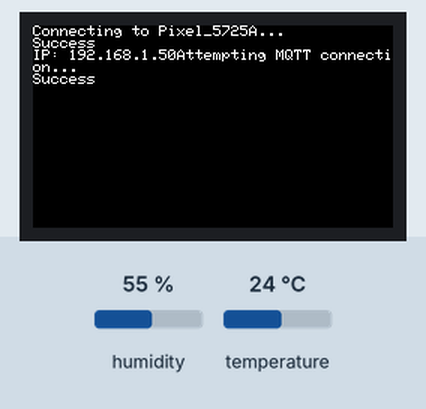
Recording of a sketch running on a simulated ESP32. On the bench: 240×135 colour display. Inputs (shaded band) come from the test bench; at power-on: humidity 55 %, temperature 24 °C. WiFi joins after 1.5 s; servers stay silent unless stated; no MQTT or app messages arrive unless stated; what the sketch prints to the serial monitor is not drawn.

Above: at 1.8 s.

The sketch:

temp-sensor.ino
```cpp
// (licence header left out)
#include "M5StickCPlus.h"
#include <WiFi.h>
#include <PubSubClient.h>
#include "DHT.h"

#define DHTPIN 26
#define DHTTYPE DHT11

WiFiClient espClient;
PubSubClient client(espClient);
DHT dht(DHTPIN, DHTTYPE);

const char* ssid        = "Pixel_5725A";
const char* password    = "82208220*Tt";
const char* mqtt_server = "192.168.96.194"; // Update according to your MQTT server
const char* username    = "mqtt-user";
const char* pwd         = "P@ssw0rd";

unsigned long lastMsg = 0;
#define MSG_BUFFER_SIZE (50)
char msg[MSG_BUFFER_SIZE];
int value = 0;

void setupWifi();
void reConnect();

void setup() {
    M5.begin();
    M5.Lcd.setRotation(3);
    setupWifi();
    client.setServer(mqtt_server, 1883);

    dht.begin();
}

void loop() {
    if (!client.connected()) {
        reConnect();
    }
    client.loop();

    delay(2000);

    float h = dht.readHumidity();
    float t = dht.readTemperature();

    if (isnan(h) || isnan(t)) {
        Serial.println("Failed to read from DHT sensor!");
        return;
    }

    snprintf (msg, MSG_BUFFER_SIZE, "Temperature: %.2f, Humidity: %.2f", t, h);
    client.publish("temperature-humidity", msg);
}

/**
 * Setup WiFi connection
 */
void setupWifi() {
    delay(10);
    M5.Lcd.printf("Connecting to %s", ssid);
    WiFi.mode(WIFI_STA);
    WiFi.begin(ssid, password);

    while (WiFi.status() != WL_CONNECTED) {
        delay(500);
        M5.Lcd.print(".");
    }
    M5.Lcd.printf("\nSuccess\n");
    Serial.println(WiFi.localIP());
    M5.Lcd.print("IP: ");
    M5.Lcd.print(WiFi.localIP());
}

/**
 * Reconnect to MQTT server
 */
void reConnect() {
    while (!client.connected()) {
        M5.Lcd.print("Attempting MQTT connection...");
        String clientId = "M5Stack-Temp-Sensor";
        if (client.connect(clientId.c_str(), username, pwd)) {
            M5.Lcd.printf("\nSuccess\n");
        } else {
            M5.Lcd.print("failed, rc=");
            M5.Lcd.print(client.state());
            M5.Lcd.println("try again in 5 seconds");
            delay(5000);
        }
    }
}
```
